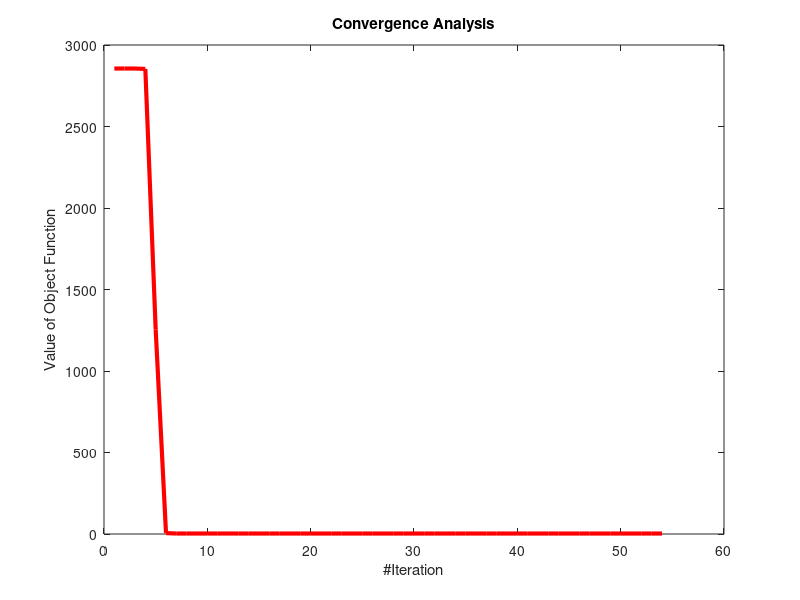
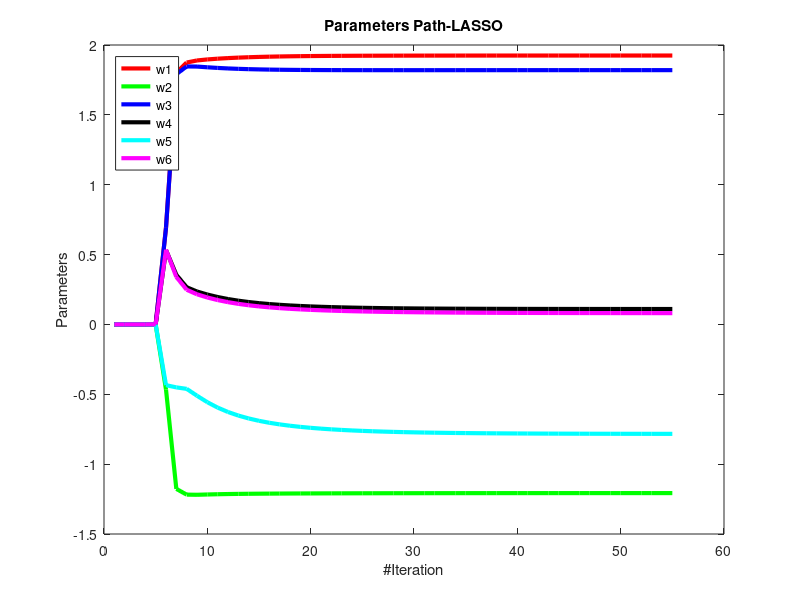

MATLAB code to generate these figures, in order:
function test_L1
nSmp=10000;
nDim=6;
z1=randi([10,15],nSmp,1);
z2=randi([10,15],nSmp,1);
x1=z1+rand(nSmp,1);
x2=-z1+rand(nSmp,1);
x3=z1+rand(nSmp,1);
x4=z2+randn(nSmp,1);
x5=-z2+rand(nSmp,1);
x6=z2+randn(nSmp,1);
X=[x1 x2 x3 x4 x5 x6];
%W=rand(nDim,1);
W=zeros(nDim,1);
Y=5*z1+z2+randn(nSmp,1);
%Y=X*W+rand(nSmp,1)*nDim;

lambda=.67;
beta=0;
nSmp=size(Y,1);

obj_old=inf;
obj_his=[];
w_his=[W];
converge=false;
tolerance=1e-6;
while ~converge
    P=diag(1./max(abs(W),eps))+beta*eye(nDim);
    W=(X'*X+lambda*nSmp*P)\(X'*Y);
    obj_new=objectfun(X,Y,W,P,lambda); 
    diff=obj_new-obj_old;
    fprintf('difference:%f\n',diff);
    if(abs(diff)<tolerance) 
        converge=true;
    end
    obj_old=obj_new;
    obj_his=[obj_his obj_new];
    w_his=[w_his W];
end

figure;
plot(1:length(obj_his),obj_his,'r-','linewidth',3);hold on;
xlabel('#Iteration');
ylabel('Value of Object Function');
title(['Convergence Analysis']);

figure;
colors={'r','g','b','k','c','m','y'};
nPara=size(w_his,1);
legend_list=cell(1,nPara);
for i=1:nPara
    plot(w_his(i,:),'color',colors{i},'linewidth',3);hold on;
    legend_list{i}=['w',num2str(i)];
end
xlabel('#Iteration');
ylabel('Parameters');
legend(legend_list,'location','NorthWest');
title('Parameters Path-LASSO');


function [val]=objectfun(X,Y,W,P,lambda)
    val=sum((Y-X*W).^2)/(2*size(Y,1))+lambda*trace(W'*P*W)/2;
    %val=sum((Y-X*W).^2)/(2*size(Y,1))+lambda*sum(abs(W))/2;